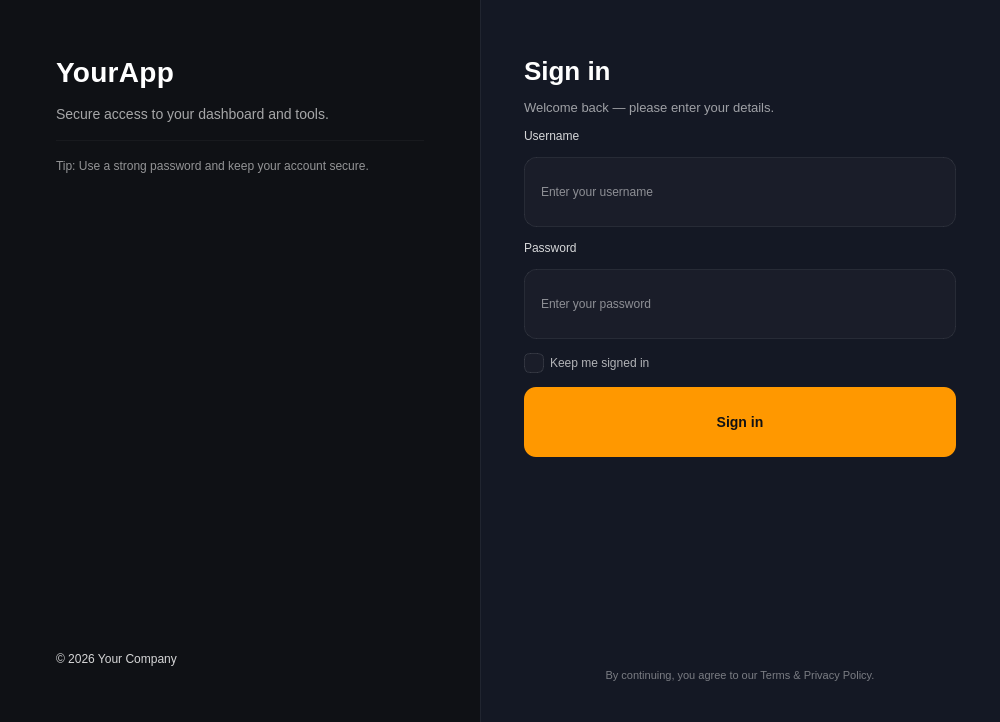
<?xml version="1.0" encoding="UTF-8"?>
<ui version="4.0">
 <class>LoginWindow</class>
 <widget class="QDialog" name="LoginWindow">
  <property name="geometry">
   <rect>
    <x>0</x>
    <y>0</y>
    <width>1000</width>
    <height>722</height>
   </rect>
  </property>
  <property name="minimumSize">
   <size>
    <width>980</width>
    <height>620</height>
   </size>
  </property>
  <property name="maximumSize">
   <size>
    <width>1000</width>
    <height>722</height>
   </size>
  </property>
  <property name="windowTitle">
   <string>Login</string>
  </property>
  <property name="styleSheet">
   <string notr="true">
/* =========================
   BASE
   ========================= */
QDialog {
    background-color: #0F1115;
    color: #EAEAEA;
    font-family: &quot;Segoe UI&quot;;
    font-size: 13px;
}

/* =========================
   PANELS
   ========================= */
QFrame#leftPanel {
    background-color: #0F1115;
}

QFrame#rightPanel {
    background-color: #141824;
    border-left: 1px solid rgba(255, 255, 255, 14);
}

/* =========================
   TEXT STYLES
   ========================= */
QLabel {
    color: rgba(255, 255, 255, 210);
}

QLabel#lblBrand {
    color: #FFFFFF;
    font-size: 28px;
    font-weight: 800;
    letter-spacing: 0.3px;
}

QLabel#lblTagline {
    color: rgba(255, 255, 255, 160);
    font-size: 14px;
}

QLabel#lblTitle {
    color: #FFFFFF;
    font-size: 26px;
    font-weight: 800;
}

QLabel#lblSubtitle {
    color: rgba(255, 255, 255, 150);
    font-size: 13px;
}

QLabel#lblHint {
    color: rgba(255, 255, 255, 140);
    font-size: 12px;
}

QLabel#lblFooter {
    color: rgba(255, 255, 255, 110);
    font-size: 11px;
}

/* =========================
   INPUTS
   ========================= */
QLineEdit {
    background-color: rgba(255, 255, 255, 6);
    border: 1px solid rgba(255, 255, 255, 18);
    border-radius: 12px;
    padding: 12px 14px;
    color: #FFFFFF;
    min-height: 44px;
    selection-background-color: rgba(255, 152, 0, 110);
}

QLineEdit:hover {
    border: 1px solid rgba(255, 255, 255, 28);
}

QLineEdit:focus {
    border: 2px solid #FF9800;
    background-color: rgba(255, 255, 255, 8);
}

QLineEdit::placeholder {
    color: rgba(255, 255, 255, 110);
}

/* =========================
   PRIMARY BUTTON
   ========================= */
QPushButton#btnLogin {
    background-color: #FF9800;
    color: #101114;
    border: none;
    border-radius: 12px;
    padding: 12px 16px;
    font-size: 14px;
    font-weight: 800;
    min-height: 46px;
}

QPushButton#btnLogin:hover {
    background-color: #FFA726;
}

QPushButton#btnLogin:pressed {
    background-color: #F57C00;
}

/* =========================
   CHECKBOX
   ========================= */
QCheckBox {
    color: rgba(255, 255, 255, 170);
}

QCheckBox::indicator {
    width: 18px;
    height: 18px;
}

QCheckBox::indicator:unchecked {
    border-radius: 6px;
    border: 1px solid rgba(255, 255, 255, 26);
    background-color: rgba(255, 255, 255, 6);
}

QCheckBox::indicator:checked {
    border-radius: 6px;
    border: 1px solid #FF9800;
    background-color: #FF9800;
}

/* =========================
   OPTIONAL: subtle divider line
   ========================= */
QFrame#divider {
    background-color: rgba(255,255,255,10);
}
   </string>
  </property>
  <layout class="QHBoxLayout" name="rootLayout">
   <property name="spacing">
    <number>0</number>
   </property>
   <property name="leftMargin">
    <number>0</number>
   </property>
   <property name="topMargin">
    <number>0</number>
   </property>
   <property name="rightMargin">
    <number>0</number>
   </property>
   <property name="bottomMargin">
    <number>0</number>
   </property>
   <item>
    <widget class="QFrame" name="leftPanel">
     <property name="frameShape">
      <enum>QFrame::NoFrame</enum>
     </property>
     <layout class="QVBoxLayout" name="leftLayout">
      <property name="spacing">
       <number>18</number>
      </property>
      <property name="leftMargin">
       <number>56</number>
      </property>
      <property name="topMargin">
       <number>56</number>
      </property>
      <property name="rightMargin">
       <number>56</number>
      </property>
      <property name="bottomMargin">
       <number>56</number>
      </property>
      <item>
       <widget class="QLabel" name="lblBrand">
        <property name="text">
         <string>YourApp</string>
        </property>
       </widget>
      </item>
      <item>
       <widget class="QLabel" name="lblTagline">
        <property name="text">
         <string>Secure access to your dashboard and tools.</string>
        </property>
        <property name="wordWrap">
         <bool>true</bool>
        </property>
       </widget>
      </item>
      <item>
       <widget class="QFrame" name="divider">
        <property name="minimumSize">
         <size>
          <width>0</width>
          <height>1</height>
         </size>
        </property>
        <property name="maximumSize">
         <size>
          <width>16777215</width>
          <height>1</height>
         </size>
        </property>
        <property name="frameShape">
         <enum>QFrame::NoFrame</enum>
        </property>
       </widget>
      </item>
      <item>
       <widget class="QLabel" name="lblHint">
        <property name="text">
         <string>Tip: Use a strong password and keep your account secure.</string>
        </property>
        <property name="wordWrap">
         <bool>true</bool>
        </property>
       </widget>
      </item>
      <item>
       <spacer name="leftSpacer">
        <property name="orientation">
         <enum>Qt::Vertical</enum>
        </property>
        <property name="sizeHint" stdset="0">
         <size>
          <width>20</width>
          <height>300</height>
         </size>
        </property>
       </spacer>
      </item>
      <item>
       <widget class="QLabel" name="lblFooterLeft">
        <property name="text">
         <string>© 2026 Your Company</string>
        </property>
       </widget>
      </item>
     </layout>
    </widget>
   </item>
   <item>
    <widget class="QFrame" name="rightPanel">
     <property name="minimumSize">
      <size>
       <width>420</width>
       <height>0</height>
      </size>
     </property>
     <property name="maximumSize">
      <size>
       <width>520</width>
       <height>16777215</height>
      </size>
     </property>
     <property name="frameShape">
      <enum>QFrame::NoFrame</enum>
     </property>
     <layout class="QVBoxLayout" name="rightLayout">
      <property name="spacing">
       <number>14</number>
      </property>
      <property name="leftMargin">
       <number>44</number>
      </property>
      <property name="topMargin">
       <number>56</number>
      </property>
      <property name="rightMargin">
       <number>44</number>
      </property>
      <property name="bottomMargin">
       <number>40</number>
      </property>
      <item>
       <widget class="QLabel" name="lblTitle">
        <property name="text">
         <string>Sign in</string>
        </property>
       </widget>
      </item>
      <item>
       <widget class="QLabel" name="lblSubtitle">
        <property name="text">
         <string>Welcome back — please enter your details.</string>
        </property>
        <property name="wordWrap">
         <bool>true</bool>
        </property>
       </widget>
      </item>
      <item>
       <spacer name="spFormTop">
        <property name="orientation">
         <enum>Qt::Vertical</enum>
        </property>
        <property name="sizeHint" stdset="0">
         <size>
          <width>20</width>
          <height>10</height>
         </size>
        </property>
       </spacer>
      </item>
      <item>
       <widget class="QLabel" name="lblUsername">
        <property name="text">
         <string>Username</string>
        </property>
       </widget>
      </item>
      <item>
       <widget class="QLineEdit" name="leUsername">
        <property name="placeholderText">
         <string>Enter your username</string>
        </property>
        <property name="clearButtonEnabled">
         <bool>true</bool>
        </property>
       </widget>
      </item>
      <item>
       <widget class="QLabel" name="lblPassword">
        <property name="text">
         <string>Password</string>
        </property>
       </widget>
      </item>
      <item>
       <widget class="QLineEdit" name="lePassword">
        <property name="echoMode">
         <enum>QLineEdit::Password</enum>
        </property>
        <property name="placeholderText">
         <string>Enter your password</string>
        </property>
        <property name="clearButtonEnabled">
         <bool>true</bool>
        </property>
       </widget>
      </item>
      <item>
       <widget class="QCheckBox" name="cbRemember">
        <property name="text">
         <string>Keep me signed in</string>
        </property>
       </widget>
      </item>
      <item>
       <spacer name="spBeforeButton">
        <property name="orientation">
         <enum>Qt::Vertical</enum>
        </property>
        <property name="sizeHint" stdset="0">
         <size>
          <width>20</width>
          <height>6</height>
         </size>
        </property>
       </spacer>
      </item>
      <item>
       <widget class="QPushButton" name="btnLogin">
        <property name="cursor">
         <cursorShape>PointingHandCursor</cursorShape>
        </property>
        <property name="text">
         <string>Sign in</string>
        </property>
       </widget>
      </item>
      <item>
       <spacer name="spPushBottom">
        <property name="orientation">
         <enum>Qt::Vertical</enum>
        </property>
        <property name="sizeHint" stdset="0">
         <size>
          <width>20</width>
          <height>220</height>
         </size>
        </property>
       </spacer>
      </item>
      <item>
       <widget class="QLabel" name="lblFooter">
        <property name="text">
         <string>By continuing, you agree to our Terms &amp; Privacy Policy.</string>
        </property>
        <property name="alignment">
         <set>Qt::AlignCenter</set>
        </property>
       </widget>
      </item>
     </layout>
    </widget>
   </item>
  </layout>
 </widget>
 <resources/>
 <connections/>
</ui>
